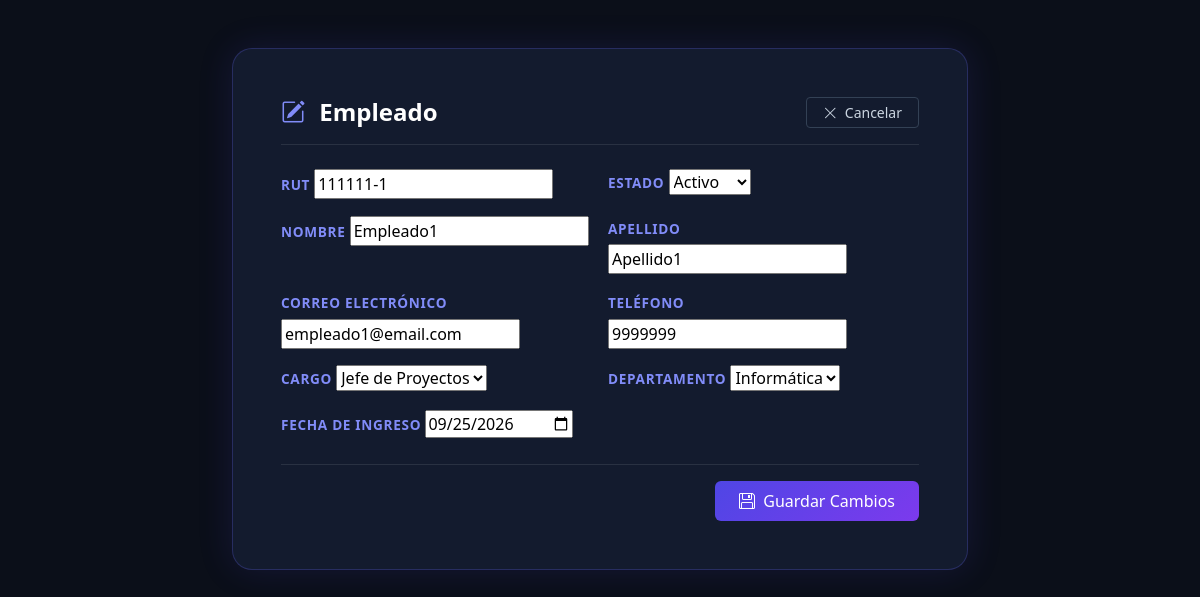
The page /personal/empleados/1/editar/ (signed in) on the database its author committed.
### personal/models.py (models this page shows, shortened)
class Empleado(models.Model):
    ESTADO_CHOICES = [
        ('Activo', 'Activo'),
        ('Inactivo', 'Inactivo'),
    ]
    rut = models.CharField(max_length=12, unique=True)
    nombre = models.CharField(max_length=100)
    apellido = models.CharField(max_length=100)
    email = models.EmailField()
    telefono = models.CharField(max_length=20)
    fecha_ingreso = models.DateField()
    cargo = models.ForeignKey(Cargo, on_delete=models.PROTECT)
    departamento = models.ForeignKey(Departamento, on_delete=models.PROTECT)
    estado = models.CharField(max_length=10, choices=ESTADO_CHOICES, default='Activo')

### personal/views.py (the view)
# urls.py: path('empleados/<int:pk>/editar/', views.editar_empleado, name='editar_empleado'),
@login_required
@admin_required
def editar_empleado(request, pk):
    empleado = get_object_or_404(Empleado, pk=pk)
    if request.method == 'POST':
        form = EmpleadoForm(request.POST, instance=empleado)
        if form.is_valid():
            form.save()
            messages.success(request, "Datos del empleado actualizados.")
            return redirect('lista_empleados')
    else:
        form = EmpleadoForm(instance=empleado)
    return render(request, 'personal/formulario_empleado.html', {'form': form, 'titulo': 'Modificar Empleado'})

### personal/forms.py
class EmpleadoForm(forms.ModelForm):
    class Meta:
        model = Empleado
        fields = [
            'rut',
            'nombre',
            'apellido',
            'email',
            'telefono',
            'fecha_ingreso',
            'cargo',
            'departamento',
            'estado'
        ]
        labels = {
            'rut': 'RUT / Identificador',
            'nombre': 'Nombre',
            'apellido': 'Apellido',
            'email': 'Correo electrónico',
            'telefono': 'Teléfono',
            'fecha_ingreso': 'Fecha de ingreso',
            'cargo': 'Cargo',
            'departamento': 'Departamento',
            'estado': 'Estado',
        }
        widgets = {
            'fecha_ingreso': forms.DateInput(attrs={'type': 'date'}),
        }

### personal/models.py (called while the page is built)
    def __str__(self):
        return self.nombre

    def __str__(self):
        return self.nombre

### personal/views.py (called while the page is built)
def admin_required(view_func):
    @wraps(view_func)
    def _wrapped_view(request, *args, **kwargs):
        if not (request.user.is_staff or request.user.is_superuser):
            messages.error(request, "Acceso denegado: No tienes permisos de administrador para ingresar a esta área.")
            return redirect('bienvenida')  # Redirige a la página de bienvenida
        return view_func(request, *args, **kwargs)
    return _wrapped_view

### personal/templates/personal/formulario_empleado.html (shortened to what this page needs)
<!DOCTYPE html>
<html lang="es">
<head>
    <link href="https://cdn.jsdelivr.net/npm/bootstrap@5.3.3/dist/css/bootstrap.min.css" rel="stylesheet">
    <link rel="stylesheet" href="https://cdn.jsdelivr.net/npm/bootstrap-icons@1.11.3/font/bootstrap-icons.min.css">
</head>
<body class="py-5">
    <div class="container">
        <div class="row justify-content-center">
            <div class="col-lg-8 col-md-10">
                <div class="glow-card p-4 p-md-5">
                    <div class="d-flex align-items-center justify-content-between mb-4 pb-3 border-bottom border-secondary border-opacity-25">
                        <h1 class="h4 mb-0 fw-bold text-white">
                            <i class="bi bi-pencil-square me-2" style="color: #818cf8;"></i> {{ action }} Empleado
                        </h1>
                        <a href="{% url 'lista_empleados' %}" class="btn btn-glow-outline btn-sm px-3">
                            <i class="bi bi-x-lg me-1"></i> Cancelar
                        </a>
                    </div>
                    <form method="POST" novalidate>
                        <div class="row g-3">
                            <div class="col-md-6">
                                <label>RUT</label>
                                {{ form.rut }}
                            </div>
                            <div class="col-md-6">
                                <label>Estado</label>
                                {{ form.estado }}
                            </div>
                            <div class="col-md-6">
                                <label>Nombre</label>
                                {{ form.nombre }}
                            </div>
                            <div class="col-md-6">
                                <label>Apellido</label>
                                {{ form.apellido }}
                            </div>
                            <div class="col-md-6">
                                <label>Correo Electrónico</label>
                                {{ form.email }}
                            </div>
                            <div class="col-md-6">
                                <label>Teléfono</label>
                                {{ form.telefono }}
                            </div>
                            <div class="col-md-6">
                                <label>Cargo</label>
                                {{ form.cargo }}
                            </div>
                            <div class="col-md-6">
                                <label>Departamento</label>
                                {{ form.departamento }}
                            </div>
                            <div class="col-12">
                                <label>Fecha de Ingreso</label>
                                {{ form.fecha_ingreso }}
                            </div>
                        </div>
                        <div class="mt-4 pt-3 border-top border-secondary border-opacity-25 d-flex justify-content-end">
                            <button type="submit" class="btn btn-glow-primary px-4 py-2">
                                <i class="bi bi-floppy me-1"></i> Guardar Cambios
                            </button>
                        </div>
                    </form>
                </div>
            </div>
        </div>
    </div>
</body>
</html>

### personal/templates/personal/formulario_empleado.html (style rules this page uses)
body { background: #0b0f19; color: #e2e8f0; font-family: 'Segoe UI', system-ui, sans-serif; min-height: 100vh; }
.glow-card { background: #131b2e; border: 1px solid rgba(99, 102, 241, 0.25); border-radius: 20px; box-shadow: 0 0 35px rgba(79, 70, 229, 0.15); }
.btn-glow-primary { background: linear-gradient(135deg, #4f46e5, #7c3aed); color: white; border: none; font-weight: 500; }
.btn-glow-outline { background: transparent; color: #cbd5e1; border: 1px solid #334155; }
label { font-size: 0.85rem; text-transform: uppercase; letter-spacing: 0.05em; color: #818cf8; font-weight: 600; margin-bottom: 0.3rem; }

### rows shown on the page
Empleado: rut "111111-1", estado "Activo", nombre "Empleado1", apellido "Apellido1", email "empleado1@email.com", telefono "9999999", cargo "Jefe de Proyectos", departamento "Informática", fecha_ingreso "09/25/2026"
